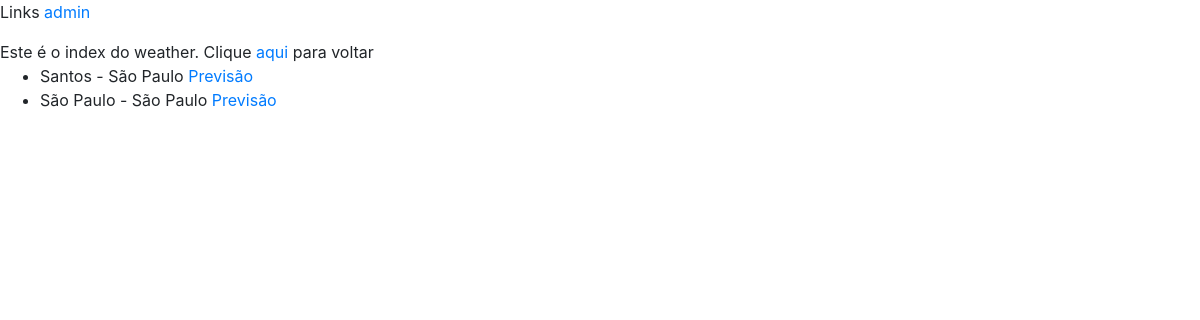
Page /weather/ on the earlier database version.
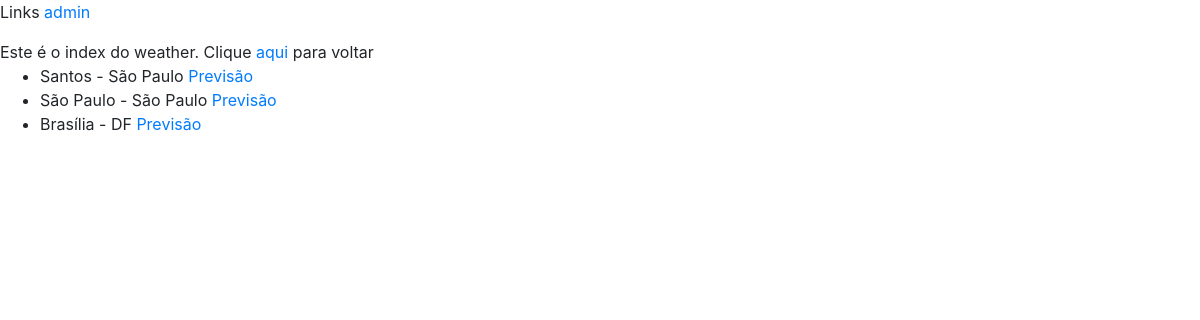
Same page on the later database version.
### weather/models.py (models this page shows, shortened)
class Cidade(models.Model):
    nome = models.CharField(max_length=255)
    estado = models.CharField(max_length=255)
    pais = models.CharField(max_length=255)
    lat = models.FloatField()
    long = models.FloatField()

### weather/views.py (the view)
# urls.py: path("", index, name="index"),
def index(request):
    cidades = Cidade.objects.all()
    return render(request, "weather/index.html", {"cidades": cidades})

### weather/templates/weather/index.html (shortened to what this page needs)
{% extends 'projeto/home.html' %}
{% block body %}
Este é o index do weather.
Clique <a href="{%url 'index' %}">aqui </a> para voltar
<ul>
    {% for cidade in cidades %}
    <li>{{ cidade.nome }} - {{cidade.estado}}
        <a href="{% url 'previsao' cidade.pk %}">Previsão</a>
    </li>
    {% endfor %}
</ul>
{% endblock%}

### templates/projeto/home.html (shortened to what this page needs)
<!DOCTYPE html>
<html lang="en">
<head>
    <link rel="stylesheet" href="https://stackpath.bootstrapcdn.com/bootstrap/4.1.3/css/bootstrap.min.css">
</head>
<body>
    <p>
    Links
    <a href="{% url 'admin:index' %}">admin</a>
    </p>
    {% block body%}{% endblock%}
</body>
</html>

Differences in the rows shown:
added Cidade: nome "Brasília", estado "DF"
